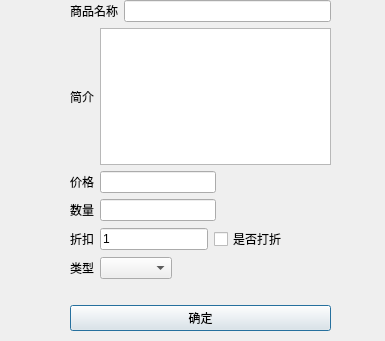
<?xml version="1.0" encoding="UTF-8"?>
<ui version="4.0">
 <class>AddGoodsDialog</class>
 <widget class="QDialog" name="AddGoodsDialog">
  <property name="geometry">
   <rect>
    <x>0</x>
    <y>0</y>
    <width>385</width>
    <height>341</height>
   </rect>
  </property>
  <property name="windowTitle">
   <string>Dialog</string>
  </property>
  <widget class="QWidget" name="layoutWidget">
   <property name="geometry">
    <rect>
     <x>70</x>
     <y>0</y>
     <width>261</width>
     <height>331</height>
    </rect>
   </property>
   <layout class="QVBoxLayout" name="verticalLayout">
    <item>
     <layout class="QHBoxLayout" name="horizontalLayout">
      <item>
       <widget class="QLabel" name="label_4">
        <property name="text">
         <string>商品名称</string>
        </property>
       </widget>
      </item>
      <item>
       <widget class="QLineEdit" name="name"/>
      </item>
     </layout>
    </item>
    <item>
     <layout class="QHBoxLayout" name="horizontalLayout_2">
      <item>
       <widget class="QLabel" name="label_3">
        <property name="text">
         <string>简介</string>
        </property>
       </widget>
      </item>
      <item>
       <widget class="QTextEdit" name="description"/>
      </item>
     </layout>
    </item>
    <item>
     <layout class="QHBoxLayout" name="horizontalLayout_3" stretch="0,0,0">
      <item>
       <widget class="QLabel" name="label_2">
        <property name="text">
         <string>价格</string>
        </property>
       </widget>
      </item>
      <item>
       <widget class="QLineEdit" name="price"/>
      </item>
      <item>
       <spacer name="horizontalSpacer_4">
        <property name="orientation">
         <enum>Qt::Horizontal</enum>
        </property>
        <property name="sizeHint" stdset="0">
         <size>
          <width>40</width>
          <height>20</height>
         </size>
        </property>
       </spacer>
      </item>
     </layout>
    </item>
    <item>
     <layout class="QHBoxLayout" name="horizontalLayout_4">
      <item>
       <widget class="QLabel" name="label">
        <property name="text">
         <string>数量</string>
        </property>
       </widget>
      </item>
      <item>
       <widget class="QLineEdit" name="count"/>
      </item>
      <item>
       <spacer name="horizontalSpacer_3">
        <property name="orientation">
         <enum>Qt::Horizontal</enum>
        </property>
        <property name="sizeHint" stdset="0">
         <size>
          <width>40</width>
          <height>20</height>
         </size>
        </property>
       </spacer>
      </item>
     </layout>
    </item>
    <item>
     <layout class="QHBoxLayout" name="horizontalLayout_5">
      <item>
       <widget class="QLabel" name="label_8">
        <property name="text">
         <string>折扣</string>
        </property>
       </widget>
      </item>
      <item>
       <widget class="QLineEdit" name="discount">
        <property name="enabled">
         <bool>true</bool>
        </property>
        <property name="text">
         <string>1</string>
        </property>
       </widget>
      </item>
      <item>
       <widget class="QCheckBox" name="has_discount">
        <property name="text">
         <string>是否打折</string>
        </property>
       </widget>
      </item>
      <item>
       <spacer name="horizontalSpacer_2">
        <property name="orientation">
         <enum>Qt::Horizontal</enum>
        </property>
        <property name="sizeHint" stdset="0">
         <size>
          <width>40</width>
          <height>20</height>
         </size>
        </property>
       </spacer>
      </item>
     </layout>
    </item>
    <item>
     <layout class="QHBoxLayout" name="horizontalLayout_6">
      <item>
       <widget class="QLabel" name="label_6">
        <property name="text">
         <string>类型</string>
        </property>
       </widget>
      </item>
      <item>
       <widget class="QComboBox" name="goodstype"/>
      </item>
      <item>
       <spacer name="horizontalSpacer">
        <property name="orientation">
         <enum>Qt::Horizontal</enum>
        </property>
        <property name="sizeHint" stdset="0">
         <size>
          <width>40</width>
          <height>20</height>
         </size>
        </property>
       </spacer>
      </item>
     </layout>
    </item>
    <item>
     <widget class="QLabel" name="hint">
      <property name="text">
       <string/>
      </property>
     </widget>
    </item>
    <item>
     <widget class="QPushButton" name="pushButton">
      <property name="text">
       <string>确定</string>
      </property>
     </widget>
    </item>
   </layout>
  </widget>
 </widget>
 <resources/>
 <connections/>
</ui>
